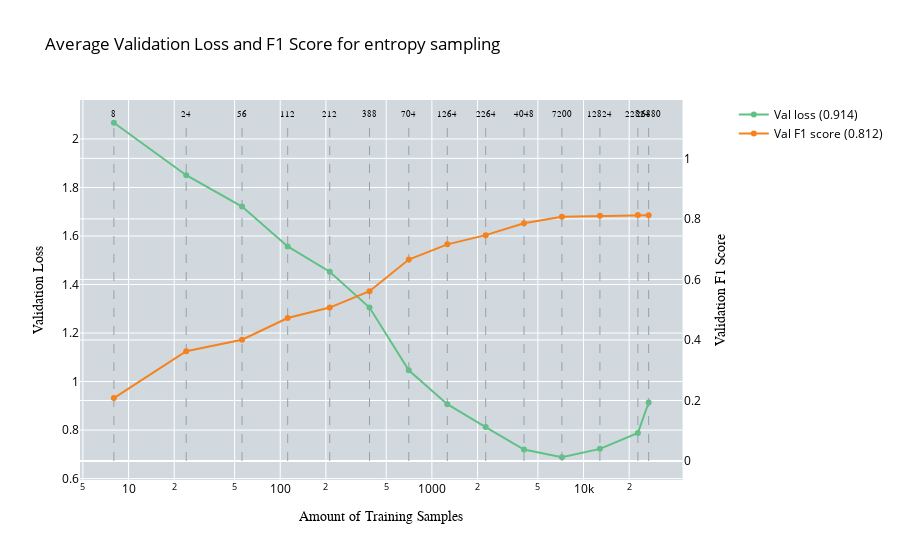
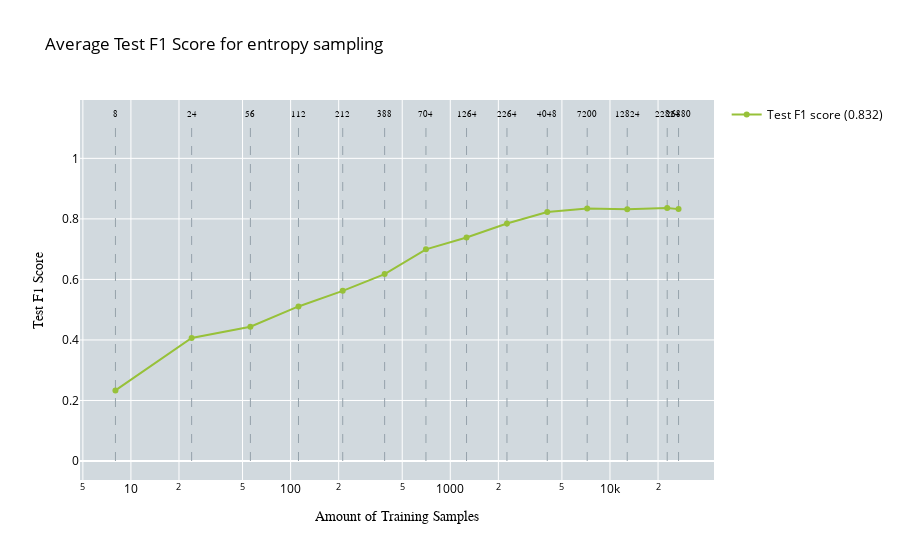

The code cell stored with these charts, in order, in its notebook:
### Code cell
import pickle
import pandas as pd
import numpy as np
import plotly.graph_objects as go
import plotly.subplots as subplots
import os

# Define the root folder
root_folder = "/home/woody/iwfa/iwfa044h/CleanLab_Test/ActiveLearningApproaches/EOD/DInoS/multiclass/AL/ES"

# Folder names for all runs
run_folders = [f"run{i}" for i in range(1, 11)]

# Define corresponding filenames
'''pickle_filenames = [f"AL_entropy_sampling_results_for_multiclass_classification_s4{i+2}.pickle" for i in range(10)]
csv_filenames = [f"training_history_s4{i+2}.csv" for i in range(10)]'''
# Define corresponding filenames
pickle_filenames = [f"AL_entropy_sampling_results_for_multiclass_classification_s{42 + i}.pickle" if i < 8 else f"AL_entropy_sampling_results_for_multiclass_classification_s{50 + (i - 8)}.pickle" for i in range(10)]
csv_filenames = [f"training_history_s{42 + i}.csv" if i < 8 else f"training_history_s{50 + (i - 8)}.csv" for i in range(10)]


# Initialize accumulators for averaging
performance_test_data_all = []
performance_all = []

# Number of samples for each iteration
no_of_samples = [8, 24, 56, 112, 212, 388, 704, 1264, 2264, 4048, 7200, 12824, 22824, 26880]

# Loop through each run folder and collect the data
for i in range(10):
    # Construct file paths
    pickle_path = os.path.join(root_folder, run_folders[i], pickle_filenames[i])
    csv_path = os.path.join(root_folder, run_folders[i], csv_filenames[i])
    
    # Print which pickle file is being loaded
    print(f"Loading pickle file for run {i+1}: {pickle_path}")
    
    # Load test F1 scores from pickle file
    with open(pickle_path, 'rb') as pickle_file:
        average_confidence_results = pickle.load(pickle_file)
        performance_test_data_all.append(average_confidence_results["test_f1_scores_micro"])
    
    # Print which CSV file is being loaded
    print(f"Loading CSV file for run {i+1}: {csv_path}")
    
    # Load CSV for validation loss and F1 scores
    df = pd.read_csv(csv_path)
    df['iteration'] = (df['epoch'] == 1).cumsum()
    
    performance = []
    for j in range(1, 15):  # Start from 2 and go up to 14 (inclusive)
        iteration_data = df[df['iteration'] == j]
        performance.append({
            'val_loss': iteration_data['valid_loss'].tolist(),
            'val_f1_score': iteration_data['valid_f1'].tolist()
        })
    
    performance_all.append(performance)

# Aggregate results
min_length = min(len(no_of_samples), *[len(perf) for perf in performance_all])
no_of_samples = no_of_samples[:min_length]

average_performance = []
for i in range(min_length):
    avg_val_loss = np.mean([run[i]['val_loss'][-1] for run in performance_all])
    avg_val_f1 = np.mean([run[i]['val_f1_score'][-1] for run in performance_all])
    average_performance.append({'val_loss': avg_val_loss, 'val_f1_score': avg_val_f1})

average_test_f1 = np.mean(performance_test_data_all, axis=0)

def plot_validation_performance(performance, no_of_samples, title, x_axes, y_axes, y_axes_secondary):
    fig = subplots.make_subplots(specs=[[{"secondary_y": True}]])
    fig.update_layout(plot_bgcolor='rgb(209, 217, 222)')

    # Add dashed lines for sample numbers and text labels on top of the graph
    samples_text = [str(f) for f in no_of_samples]
    for line, label in zip(no_of_samples, samples_text):
        fig.add_trace(go.Scatter(
            x=[line, line],
            y=[0, 1.12],
            mode='lines',
            line=dict(dash='dash', color='rgb(149, 162, 171)', width=1),
            showlegend=False,
            yaxis='y2'
        ))

        fig.add_trace(go.Scatter(
            x=[line],
            y=[1.13],
            mode='text',
            marker=dict(size=0),
            text=[label],
            textposition='top center',
            showlegend=False,
            yaxis='y2',
            textfont=dict(family='Arial', color='black', size=8.5)
        ))

    loss = []
    f1 = []

    for i in range(len(performance)):
        if isinstance(performance[i], dict):
            # Ensure that the keys 'val_loss' and 'val_f1_score' are present in each entry
            if "val_loss" in performance[i] and "val_f1_score" in performance[i]:
                loss.append(performance[i]["val_loss"])  # Directly collect the scalar validation loss
                f1.append(performance[i]["val_f1_score"])  # Directly collect the scalar validation F1 score
            else:
                print(f"Missing 'val_loss' or 'val_f1_score' in performance entry {i}")
        else:
            print(f"Invalid performance entry at index {i}, expected dictionary, got {type(performance[i])}")

    # Add traces for validation loss and validation F1 score
    fig.add_trace(go.Scatter(
        x=no_of_samples,
        y=loss,
        name=f"Val loss ({loss[-1]:.3f})",
        marker=dict(color='rgb(97,192,134)'),
        textfont=dict(family="Arial", size=11),
        line=dict(width=2)
    ), secondary_y=False)

    fig.add_trace(go.Scatter(
        x=no_of_samples,
        y=f1,
        name=f"Val F1 score ({f1[-1]:.3f})",
        marker=dict(color='rgb(245,130,31)'),
        textfont=dict(family="Arial", size=11),
        line=dict(width=2)
    ), secondary_y=True)

    fig.update_layout(
        title_text=str(title),
        legend=dict(font=dict(color='black')),
        title_font_color='black'
    )

    # Set the x-axis to be on a log scale
    fig.update_xaxes(
        title_text=str(x_axes),
        title_font=dict(color="black", family="Arial"),
        tickfont_color='black',
        type="log"
    )

    # Update y-axes for primary and secondary y-axes
    fig.update_yaxes(
        title_text=str(y_axes),
        title_font=dict(color="black", family="Arial"),
        tickfont_color='black',
        secondary_y=False
    )

    fig.update_yaxes(
        title_text=str(y_axes_secondary),
        title_font=dict(color="black", family="Arial"),
        tickfont_color='black',
        secondary_y=True
    )

    fig.show()

def plot_test_performance(no_of_samples, performance_test_data, title, x_axes, y_axes):
    fig = go.Figure()
    fig.update_layout(plot_bgcolor='rgb(209, 217, 222)')

    # Add dashed lines for sample numbers and text labels on top of the graph
    samples_text = [str(f) for f in no_of_samples]
    for line, label in zip(no_of_samples, samples_text):
        fig.add_trace(go.Scatter(
            x=[line, line],
            y=[0, 1.12],
            mode='lines',
            line=dict(dash='dash', color='rgb(149, 162, 171)', width=1),
            showlegend=False
        ))

        fig.add_trace(go.Scatter(
            x=[line],
            y=[1.13],
            mode='text',
            marker=dict(size=0),
            text=[label],
            textposition='top center',
            showlegend=False,
            textfont=dict(family='Arial', color='black', size=8.5)
        ))

    # Add traces for test F1 score
    fig.add_trace(go.Scatter(
        x=no_of_samples,
        y=performance_test_data,
        name=f"Test F1 score ({performance_test_data[-1]:.3f})",
        marker=dict(color='rgb(151,193,57)'),
        textfont=dict(family="Arial", size=11),
        line=dict(width=2)
    ))

    fig.update_layout(
        title_text=str(title),
        legend=dict(font=dict(color='black')),
        title_font_color='black'
    )

    # Set the x-axis to be on a log scale
    fig.update_xaxes(
        title_text=str(x_axes),
        title_font=dict(color="black", family="Arial"),
        tickfont_color='black',
        type="log"
    )

    # Update y-axis for test F1 score
    fig.update_yaxes(
        title_text=str(y_axes),
        title_font=dict(color="black", family="Arial"),
        tickfont_color='black'
    )

    fig.show()

# Plot the average validation loss and F1 score (log scale x-axis)
plot_validation_performance(
    average_performance, 
    no_of_samples, 
    title="Average Validation Loss and F1 Score for entropy sampling",
    x_axes="Amount of Training Samples",
    y_axes="Validation Loss",
    y_axes_secondary="Validation F1 Score"
)

# Plot the average test F1 score (log scale x-axis)
plot_test_performance(
    no_of_samples, 
    average_test_f1,
    title="Average Test F1 Score for entropy sampling",
    x_axes="Amount of Training Samples",
    y_axes="Test F1 Score"
)

### Figure 1 — Plotly figure (JSON) as saved in the notebook; plotly's stock layout.template omitted (floating-point values rounded to 4 significant figures)
{"data": [{"line": {"color": "rgb(149, 162, 171)", "dash": "dash", "width": 1}, "mode": "lines", "showlegend": false, "type": "scatter", "x": [8, 8], "y": [0, 1.12], "yaxis": "y2"}, {"marker": {"size": 0}, "mode": "text", "showlegend": false, "text": ["8"], "textfont": {"color": "black", "family": "Arial", "size": 8.5}, "textposition": "top center", "type": "scatter", "x": [8], "y": [1.13], "yaxis": "y2"}, {"line": {"color": "rgb(149, 162, 171)", "dash": "dash", "width": 1}, "mode": "lines", "showlegend": false, "type": "scatter", "x": [24, 24], "y": [0, 1.12], "yaxis": "y2"}, {"marker": {"size": 0}, "mode": "text", "showlegend": false, "text": ["24"], "textfont": {"color": "black", "family": "Arial", "size": 8.5}, "textposition": "top center", "type": "scatter", "x": [24], "y": [1.13], "yaxis": "y2"}, {"line": {"color": "rgb(149, 162, 171)", "dash": "dash", "width": 1}, "mode": "lines", "showlegend": false, "type": "scatter", "x": [56, 56], "y": [0, 1.12], "yaxis": "y2"}, {"marker": {"size": 0}, "mode": "text", "showlegend": false, "text": ["56"], "textfont": {"color": "black", "family": "Arial", "size": 8.5}, "textposition": "top center", "type": "scatter", "x": [56], "y": [1.13], "yaxis": "y2"}, {"line": {"color": "rgb(149, 162, 171)", "dash": "dash", "width": 1}, "mode": "lines", "showlegend": false, "type": "scatter", "x": [112, 112], "y": [0, 1.12], "yaxis": "y2"}, {"marker": {"size": 0}, "mode": "text", "showlegend": false, "text": ["112"], "textfont": {"color": "black", "family": "Arial", "size": 8.5}, "textposition": "top center", "type": "scatter", "x": [112], "y": [1.13], "yaxis": "y2"}, {"line": {"color": "rgb(149, 162, 171)", "dash": "dash", "width": 1}, "mode": "lines", "showlegend": false, "type": "scatter", "x": [212, 212], "y": [0, 1.12], "yaxis": "y2"}, {"marker": {"size": 0}, "mode": "text", "showlegend": false, "text": ["212"], "textfont": {"color": "black", "family": "Arial", "size": 8.5}, "textposition": "top center", "type": "scatter", "x": [212], "y": [1.13], "yaxis": "y2"}, {"line": {"color": "rgb(149, 162, 171)", "dash": "dash", "width": 1}, "mode": "lines", "showlegend": false, "type": "scatter", "x": [388, 388], "y": [0, 1.12], "yaxis": "y2"}, {"marker": {"size": 0}, "mode": "text", "showlegend": false, "text": ["388"], "textfont": {"color": "black", "family": "Arial", "size": 8.5}, "textposition": "top center", "type": "scatter", "x": [388], "y": [1.13], "yaxis": "y2"}, {"line": {"color": "rgb(149, 162, 171)", "dash": "dash", "width": 1}, "mode": "lines", "showlegend": false, "type": "scatter", "x": [704, 704], "y": [0, 1.12], "yaxis": "y2"}, {"marker": {"size": 0}, "mode": "text", "showlegend": false, "text": ["704"], "textfont": {"color": "black", "family": "Arial", "size": 8.5}, "textposition": "top center", "type": "scatter", "x": [704], "y": [1.13], "yaxis": "y2"}, {"line": {"color": "rgb(149, 162, 171)", "dash": "dash", "width": 1}, "mode": "lines", "showlegend": false, "type": "scatter", "x": [1264, 1264], "y": [0, 1.12], "yaxis": "y2"}, {"marker": {"size": 0}, "mode": "text", "showlegend": false, "text": ["1264"], "textfont": {"color": "black", "family": "Arial", "size": 8.5}, "textposition": "top center", "type": "scatter", "x": [1264], "y": [1.13], "yaxis": "y2"}, {"line": {"color": "rgb(149, 162, 171)", "dash": "dash", "width": 1}, "mode": "lines", "showlegend": false, "type": "scatter", "x": [2264, 2264], "y": [0, 1.12], "yaxis": "y2"}, {"marker": {"size": 0}, "mode": "text", "showlegend": false, "text": ["2264"], "textfont": {"color": "black", "family": "Arial", "size": 8.5}, "textposition": "top center", "type": "scatter", "x": [2264], "y": [1.13], "yaxis": "y2"}, {"line": {"color": "rgb(149, 162, 171)", "dash": "dash", "width": 1}, "mode": "lines", "showlegend": false, "type": "scatter", "x": [4048, 4048], "y": [0, 1.12], "yaxis": "y2"}, {"marker": {"size": 0}, "mode": "text", "showlegend": false, "text": ["4048"], "textfont": {"color": "black", "family": "Arial", "size": 8.5}, "textposition": "top center", "type": "scatter", "x": [4048], "y": [1.13], "yaxis": "y2"}, {"line": {"color": "rgb(149, 162, 171)", "dash": "dash", "width": 1}, "mode": "lines", "showlegend": false, "type": "scatter", "x": [7200, 7200], "y": [0, 1.12], "yaxis": "y2"}, {"marker": {"size": 0}, "mode": "text", "showlegend": false, "text": ["7200"], "textfont": {"color": "black", "family": "Arial", "size": 8.5}, "textposition": "top center", "type": "scatter", "x": [7200], "y": [1.13], "yaxis": "y2"}, {"line": {"color": "rgb(149, 162, 171)", "dash": "dash", "width": 1}, "mode": "lines", "showlegend": false, "type": "scatter", "x": [12824, 12824], "y": [0, 1.12], "yaxis": "y2"}, {"marker": {"size": 0}, "mode": "text", "showlegend": false, "text": ["12824"], "textfont": {"color": "black", "family": "Arial", "size": 8.5}, "textposition": "top center", "type": "scatter", "x": [12824], "y": [1.13], "yaxis": "y2"}, {"line": {"color": "rgb(149, 162, 171)", "dash": "dash", "width": 1}, "mode": "lines", "showlegend": false, "type": "scatter", "x": [22824, 22824], "y": [0, 1.12], "yaxis": "y2"}, {"marker": {"size": 0}, "mode": "text", "showlegend": false, "text": ["22824"], "textfont": {"color": "black", "family": "Arial", "size": 8.5}, "textposition": "top center", "type": "scatter", "x": [22824], "y": [1.13], "yaxis": "y2"}, {"line": {"color": "rgb(149, 162, 171)", "dash": "dash", "width": 1}, "mode": "lines", "showlegend": false, "type": "scatter", "x": [26880, 26880], "y": [0, 1.12], "yaxis": "y2"}, {"marker": {"size": 0}, "mode": "text", "showlegend": false, "text": ["26880"], "textfont": {"color": "black", "family": "Arial", "size": 8.5}, "textposition": "top center", "type": "scatter", "x": [26880], "y": [1.13], "yaxis": "y2"}, {"line": {"width": 2}, "marker": {"color": "rgb(97,192,134)"}, "name": "Val loss (0.914)", "textfont": {"family": "Arial", "size": 11}, "type": "scatter", "x": [8, 24, 56, 112, 212, 388, 704, 1264, 2264, 4048, 7200, 12824, 22824, 26880], "xaxis": "x", "y": [2.067, 1.85, 1.721, 1.557, 1.453, 1.305, 1.047, 0.9066, 0.8126, 0.7199, 0.6881, 0.7227, 0.7883, 0.9138], "yaxis": "y"}, {"line": {"width": 2}, "marker": {"color": "rgb(245,130,31)"}, "name": "Val F1 score (0.812)", "textfont": {"family": "Arial", "size": 11}, "type": "scatter", "x": [8, 24, 56, 112, 212, 388, 704, 1264, 2264, 4048, 7200, 12824, 22824, 26880], "xaxis": "x", "y": [0.2078, 0.3627, 0.4006, 0.4723, 0.5069, 0.5611, 0.6658, 0.7159, 0.7462, 0.7853, 0.8072, 0.81, 0.8127, 0.812], "yaxis": "y2"}], "layout": {"legend": {"font": {"color": "black"}}, "plot_bgcolor": "rgb(209, 217, 222)", "title": {"font": {"color": "black"}, "text": "Average Validation Loss and F1 Score for entropy sampling"}, "xaxis": {"anchor": "y", "domain": [0, 0.94], "tickfont": {"color": "black"}, "title": {"font": {"color": "black", "family": "Arial"}, "text": "Amount of Training Samples"}, "type": "log"}, "yaxis": {"anchor": "x", "domain": [0, 1], "tickfont": {"color": "black"}, "title": {"font": {"color": "black", "family": "Arial"}, "text": "Validation Loss"}}, "yaxis2": {"anchor": "x", "overlaying": "y", "side": "right", "tickfont": {"color": "black"}, "title": {"font": {"color": "black", "family": "Arial"}, "text": "Validation F1 Score"}}}}

### Figure 2 — Plotly figure (JSON) as saved in the notebook; plotly's stock layout.template omitted (floating-point values rounded to 4 significant figures)
{"data": [{"line": {"color": "rgb(149, 162, 171)", "dash": "dash", "width": 1}, "mode": "lines", "showlegend": false, "type": "scatter", "x": [8, 8], "y": [0, 1.12]}, {"marker": {"size": 0}, "mode": "text", "showlegend": false, "text": ["8"], "textfont": {"color": "black", "family": "Arial", "size": 8.5}, "textposition": "top center", "type": "scatter", "x": [8], "y": [1.13]}, {"line": {"color": "rgb(149, 162, 171)", "dash": "dash", "width": 1}, "mode": "lines", "showlegend": false, "type": "scatter", "x": [24, 24], "y": [0, 1.12]}, {"marker": {"size": 0}, "mode": "text", "showlegend": false, "text": ["24"], "textfont": {"color": "black", "family": "Arial", "size": 8.5}, "textposition": "top center", "type": "scatter", "x": [24], "y": [1.13]}, {"line": {"color": "rgb(149, 162, 171)", "dash": "dash", "width": 1}, "mode": "lines", "showlegend": false, "type": "scatter", "x": [56, 56], "y": [0, 1.12]}, {"marker": {"size": 0}, "mode": "text", "showlegend": false, "text": ["56"], "textfont": {"color": "black", "family": "Arial", "size": 8.5}, "textposition": "top center", "type": "scatter", "x": [56], "y": [1.13]}, {"line": {"color": "rgb(149, 162, 171)", "dash": "dash", "width": 1}, "mode": "lines", "showlegend": false, "type": "scatter", "x": [112, 112], "y": [0, 1.12]}, {"marker": {"size": 0}, "mode": "text", "showlegend": false, "text": ["112"], "textfont": {"color": "black", "family": "Arial", "size": 8.5}, "textposition": "top center", "type": "scatter", "x": [112], "y": [1.13]}, {"line": {"color": "rgb(149, 162, 171)", "dash": "dash", "width": 1}, "mode": "lines", "showlegend": false, "type": "scatter", "x": [212, 212], "y": [0, 1.12]}, {"marker": {"size": 0}, "mode": "text", "showlegend": false, "text": ["212"], "textfont": {"color": "black", "family": "Arial", "size": 8.5}, "textposition": "top center", "type": "scatter", "x": [212], "y": [1.13]}, {"line": {"color": "rgb(149, 162, 171)", "dash": "dash", "width": 1}, "mode": "lines", "showlegend": false, "type": "scatter", "x": [388, 388], "y": [0, 1.12]}, {"marker": {"size": 0}, "mode": "text", "showlegend": false, "text": ["388"], "textfont": {"color": "black", "family": "Arial", "size": 8.5}, "textposition": "top center", "type": "scatter", "x": [388], "y": [1.13]}, {"line": {"color": "rgb(149, 162, 171)", "dash": "dash", "width": 1}, "mode": "lines", "showlegend": false, "type": "scatter", "x": [704, 704], "y": [0, 1.12]}, {"marker": {"size": 0}, "mode": "text", "showlegend": false, "text": ["704"], "textfont": {"color": "black", "family": "Arial", "size": 8.5}, "textposition": "top center", "type": "scatter", "x": [704], "y": [1.13]}, {"line": {"color": "rgb(149, 162, 171)", "dash": "dash", "width": 1}, "mode": "lines", "showlegend": false, "type": "scatter", "x": [1264, 1264], "y": [0, 1.12]}, {"marker": {"size": 0}, "mode": "text", "showlegend": false, "text": ["1264"], "textfont": {"color": "black", "family": "Arial", "size": 8.5}, "textposition": "top center", "type": "scatter", "x": [1264], "y": [1.13]}, {"line": {"color": "rgb(149, 162, 171)", "dash": "dash", "width": 1}, "mode": "lines", "showlegend": false, "type": "scatter", "x": [2264, 2264], "y": [0, 1.12]}, {"marker": {"size": 0}, "mode": "text", "showlegend": false, "text": ["2264"], "textfont": {"color": "black", "family": "Arial", "size": 8.5}, "textposition": "top center", "type": "scatter", "x": [2264], "y": [1.13]}, {"line": {"color": "rgb(149, 162, 171)", "dash": "dash", "width": 1}, "mode": "lines", "showlegend": false, "type": "scatter", "x": [4048, 4048], "y": [0, 1.12]}, {"marker": {"size": 0}, "mode": "text", "showlegend": false, "text": ["4048"], "textfont": {"color": "black", "family": "Arial", "size": 8.5}, "textposition": "top center", "type": "scatter", "x": [4048], "y": [1.13]}, {"line": {"color": "rgb(149, 162, 171)", "dash": "dash", "width": 1}, "mode": "lines", "showlegend": false, "type": "scatter", "x": [7200, 7200], "y": [0, 1.12]}, {"marker": {"size": 0}, "mode": "text", "showlegend": false, "text": ["7200"], "textfont": {"color": "black", "family": "Arial", "size": 8.5}, "textposition": "top center", "type": "scatter", "x": [7200], "y": [1.13]}, {"line": {"color": "rgb(149, 162, 171)", "dash": "dash", "width": 1}, "mode": "lines", "showlegend": false, "type": "scatter", "x": [12824, 12824], "y": [0, 1.12]}, {"marker": {"size": 0}, "mode": "text", "showlegend": false, "text": ["12824"], "textfont": {"color": "black", "family": "Arial", "size": 8.5}, "textposition": "top center", "type": "scatter", "x": [12824], "y": [1.13]}, {"line": {"color": "rgb(149, 162, 171)", "dash": "dash", "width": 1}, "mode": "lines", "showlegend": false, "type": "scatter", "x": [22824, 22824], "y": [0, 1.12]}, {"marker": {"size": 0}, "mode": "text", "showlegend": false, "text": ["22824"], "textfont": {"color": "black", "family": "Arial", "size": 8.5}, "textposition": "top center", "type": "scatter", "x": [22824], "y": [1.13]}, {"line": {"color": "rgb(149, 162, 171)", "dash": "dash", "width": 1}, "mode": "lines", "showlegend": false, "type": "scatter", "x": [26880, 26880], "y": [0, 1.12]}, {"marker": {"size": 0}, "mode": "text", "showlegend": false, "text": ["26880"], "textfont": {"color": "black", "family": "Arial", "size": 8.5}, "textposition": "top center", "type": "scatter", "x": [26880], "y": [1.13]}, {"line": {"width": 2}, "marker": {"color": "rgb(151,193,57)"}, "name": "Test F1 score (0.832)", "textfont": {"family": "Arial", "size": 11}, "type": "scatter", "x": [8, 24, 56, 112, 212, 388, 704, 1264, 2264, 4048, 7200, 12824, 22824, 26880], "y": [0.2332, 0.4065, 0.4434, 0.5107, 0.5622, 0.6175, 0.6993, 0.7384, 0.7848, 0.8224, 0.8343, 0.832, 0.836, 0.8322]}], "layout": {"legend": {"font": {"color": "black"}}, "plot_bgcolor": "rgb(209, 217, 222)", "title": {"font": {"color": "black"}, "text": "Average Test F1 Score for entropy sampling"}, "xaxis": {"tickfont": {"color": "black"}, "title": {"font": {"color": "black", "family": "Arial"}, "text": "Amount of Training Samples"}, "type": "log"}, "yaxis": {"tickfont": {"color": "black"}, "title": {"font": {"color": "black", "family": "Arial"}, "text": "Test F1 Score"}}}}
